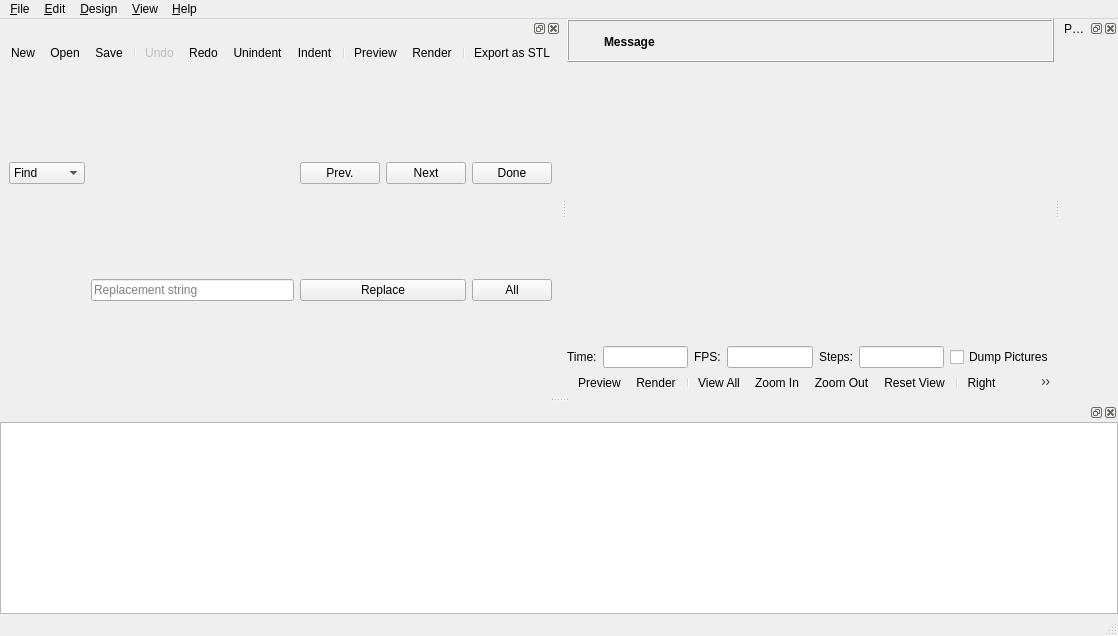
<?xml version="1.0" encoding="UTF-8"?>
<ui version="4.0">
 <class>MainWindow</class>
 <widget class="QMainWindow" name="MainWindow">
  <property name="geometry">
   <rect>
    <x>0</x>
    <y>0</y>
    <width>1118</width>
    <height>636</height>
   </rect>
  </property>
  <widget class="QWidget" name="centralwidget">
   <layout class="QVBoxLayout" name="verticalLayout_2">
    <property name="spacing">
     <number>0</number>
    </property>
    <property name="leftMargin">
     <number>0</number>
    </property>
    <property name="topMargin">
     <number>0</number>
    </property>
    <property name="rightMargin">
     <number>0</number>
    </property>
    <property name="bottomMargin">
     <number>0</number>
    </property>
    <item>
     <widget class="QWidget" name="mainWidget" native="true">
      <property name="sizePolicy">
       <sizepolicy hsizetype="Expanding" vsizetype="Expanding">
        <horstretch>0</horstretch>
        <verstretch>0</verstretch>
       </sizepolicy>
      </property>
      <layout class="QVBoxLayout" name="verticalLayout_3">
       <property name="spacing">
        <number>0</number>
       </property>
       <property name="leftMargin">
        <number>0</number>
       </property>
       <property name="topMargin">
        <number>0</number>
       </property>
       <property name="rightMargin">
        <number>0</number>
       </property>
       <property name="bottomMargin">
        <number>0</number>
       </property>
       <item>
        <widget class="QFrame" name="frameCompileResult">
         <property name="frameShape">
          <enum>QFrame::Box</enum>
         </property>
         <property name="frameShadow">
          <enum>QFrame::Raised</enum>
         </property>
         <layout class="QGridLayout" name="gridLayout_2">
          <property name="leftMargin">
           <number>6</number>
          </property>
          <property name="topMargin">
           <number>6</number>
          </property>
          <property name="rightMargin">
           <number>6</number>
          </property>
          <property name="bottomMargin">
           <number>4</number>
          </property>
          <property name="horizontalSpacing">
           <number>4</number>
          </property>
          <item row="0" column="1">
           <widget class="QLabel" name="labelCompileResultMessage">
            <property name="sizePolicy">
             <sizepolicy hsizetype="Preferred" vsizetype="Preferred">
              <horstretch>1</horstretch>
              <verstretch>0</verstretch>
             </sizepolicy>
            </property>
            <property name="font">
             <font>
              <weight>75</weight>
              <bold>true</bold>
             </font>
            </property>
            <property name="text">
             <string>Message</string>
            </property>
            <property name="wordWrap">
             <bool>true</bool>
            </property>
           </widget>
          </item>
          <item row="0" column="2">
           <widget class="QToolButton" name="toolButtonCompileResultClose">
            <property name="styleSheet">
             <string notr="true"/>
            </property>
            <property name="text">
             <string/>
            </property>
            <property name="icon">
             <iconset resource="../openscad.qrc">
              <normaloff>:/icons/close.png</normaloff>:/icons/close.png</iconset>
            </property>
            <property name="iconSize">
             <size>
              <width>22</width>
              <height>22</height>
             </size>
            </property>
            <property name="toolButtonStyle">
             <enum>Qt::ToolButtonIconOnly</enum>
            </property>
            <property name="autoRaise">
             <bool>true</bool>
            </property>
           </widget>
          </item>
          <item row="0" column="0">
           <widget class="QToolButton" name="toolButtonCompileResultIcon">
            <property name="styleSheet">
             <string notr="true">QToolButton { border: none; }</string>
            </property>
            <property name="text">
             <string/>
            </property>
            <property name="icon">
             <iconset resource="../openscad.qrc">
              <normaloff>:/icons/information-icons-error.png</normaloff>:/icons/information-icons-error.png</iconset>
            </property>
            <property name="iconSize">
             <size>
              <width>22</width>
              <height>22</height>
             </size>
            </property>
            <property name="autoRaise">
             <bool>false</bool>
            </property>
           </widget>
          </item>
         </layout>
        </widget>
       </item>
       <item>
        <widget class="QGLView" name="qglview" native="true">
         <property name="sizePolicy">
          <sizepolicy hsizetype="Expanding" vsizetype="Expanding">
           <horstretch>0</horstretch>
           <verstretch>0</verstretch>
          </sizepolicy>
         </property>
         <property name="minimumSize">
          <size>
           <width>200</width>
           <height>100</height>
          </size>
         </property>
        </widget>
       </item>
       <item>
        <widget class="QFrame" name="animate_panel">
         <property name="enabled">
          <bool>true</bool>
         </property>
         <property name="frameShape">
          <enum>QFrame::NoFrame</enum>
         </property>
         <property name="frameShadow">
          <enum>QFrame::Raised</enum>
         </property>
         <property name="lineWidth">
          <number>0</number>
         </property>
         <layout class="QHBoxLayout" name="horizontalLayoutAnimate">
          <property name="leftMargin">
           <number>0</number>
          </property>
          <property name="topMargin">
           <number>0</number>
          </property>
          <property name="rightMargin">
           <number>0</number>
          </property>
          <property name="bottomMargin">
           <number>0</number>
          </property>
          <item>
           <widget class="QLabel" name="label">
            <property name="text">
             <string>Time:</string>
            </property>
           </widget>
          </item>
          <item>
           <widget class="QLineEdit" name="e_tval"/>
          </item>
          <item>
           <widget class="QLabel" name="label_2">
            <property name="text">
             <string>FPS:</string>
            </property>
           </widget>
          </item>
          <item>
           <widget class="QLineEdit" name="e_fps"/>
          </item>
          <item>
           <widget class="QLabel" name="label_3">
            <property name="text">
             <string>Steps:</string>
            </property>
           </widget>
          </item>
          <item>
           <widget class="QLineEdit" name="e_fsteps"/>
          </item>
          <item>
           <widget class="QCheckBox" name="e_dump">
            <property name="text">
             <string>Dump Pictures</string>
            </property>
           </widget>
          </item>
         </layout>
        </widget>
       </item>
       <item>
        <widget class="QToolBar" name="viewerToolBar">
         <addaction name="designActionPreview"/>
         <addaction name="designActionRender"/>
         <addaction name="separator"/>
         <addaction name="viewActionViewAll"/>
         <addaction name="viewActionZoomIn"/>
         <addaction name="viewActionZoomOut"/>
         <addaction name="viewActionResetView"/>
         <addaction name="separator"/>
         <addaction name="viewActionRight"/>
         <addaction name="viewActionTop"/>
         <addaction name="viewActionBottom"/>
         <addaction name="viewActionLeft"/>
         <addaction name="viewActionFront"/>
         <addaction name="viewActionBack"/>
         <addaction name="separator"/>
         <addaction name="viewActionPerspective"/>
         <addaction name="viewActionOrthogonal"/>
         <addaction name="separator"/>
         <addaction name="viewActionShowAxes"/>
         <addaction name="viewActionShowScaleProportional"/>
         <addaction name="viewActionShowEdges"/>
        </widget>
       </item>
      </layout>
      <zorder>animate_panel</zorder>
      <zorder>qglview</zorder>
      <zorder>viewerToolBar</zorder>
      <zorder>frameCompileResult</zorder>
     </widget>
    </item>
   </layout>
  </widget>
  <widget class="QMenuBar" name="menubar">
   <property name="geometry">
    <rect>
     <x>0</x>
     <y>0</y>
     <width>1118</width>
     <height>17</height>
    </rect>
   </property>
   <widget class="QMenu" name="menu_File">
    <property name="title">
     <string>&amp;File</string>
    </property>
    <widget class="QMenu" name="menuOpenRecent">
     <property name="title">
      <string>Recen&amp;t Files</string>
     </property>
    </widget>
    <widget class="QMenu" name="menuExamples">
     <property name="title">
      <string>&amp;Examples</string>
     </property>
    </widget>
    <widget class="QMenu" name="menuExport">
     <property name="title">
      <string>E&amp;xport</string>
     </property>
     <addaction name="fileActionExportSTL"/>
     <addaction name="fileActionExportOFF"/>
     <addaction name="fileActionExportAMF"/>
     <addaction name="fileActionExportDXF"/>
     <addaction name="fileActionExportSVG"/>
     <addaction name="fileActionExportCSG"/>
     <addaction name="separator"/>
     <addaction name="fileActionExportImage"/>
    </widget>
    <addaction name="fileActionNew"/>
    <addaction name="fileActionOpen"/>
    <addaction name="menuOpenRecent"/>
    <addaction name="menuExamples"/>
    <addaction name="fileActionReload"/>
    <addaction name="fileActionClose"/>
    <addaction name="separator"/>
    <addaction name="fileActionSave"/>
    <addaction name="fileActionSaveAs"/>
    <addaction name="separator"/>
    <addaction name="menuExport"/>
    <addaction name="separator"/>
    <addaction name="fileShowLibraryFolder"/>
    <addaction name="separator"/>
    <addaction name="fileActionQuit"/>
   </widget>
   <widget class="QMenu" name="menu_Edit">
    <property name="title">
     <string>&amp;Edit</string>
    </property>
    <addaction name="editActionUndo"/>
    <addaction name="editActionRedo"/>
    <addaction name="separator"/>
    <addaction name="editActionCut"/>
    <addaction name="editActionCopy"/>
    <addaction name="editActionPaste"/>
    <addaction name="separator"/>
    <addaction name="editActionCopyViewport"/>
    <addaction name="separator"/>
    <addaction name="editActionIndent"/>
    <addaction name="editActionUnindent"/>
    <addaction name="editActionComment"/>
    <addaction name="editActionUncomment"/>
    <addaction name="editActionConvertTabsToSpaces"/>
    <addaction name="separator"/>
    <addaction name="editActionPasteVPT"/>
    <addaction name="editActionPasteVPR"/>
    <addaction name="separator"/>
    <addaction name="editActionFind"/>
    <addaction name="editActionFindAndReplace"/>
    <addaction name="editActionFindNext"/>
    <addaction name="editActionFindPrevious"/>
    <addaction name="editActionUseSelectionForFind"/>
    <addaction name="separator"/>
    <addaction name="editActionZoomTextIn"/>
    <addaction name="editActionZoomTextOut"/>
    <addaction name="editActionPreferences"/>
   </widget>
   <widget class="QMenu" name="menu_Design">
    <property name="title">
     <string>&amp;Design</string>
    </property>
    <addaction name="designActionAutoReload"/>
    <addaction name="designActionReloadAndPreview"/>
    <addaction name="designActionPreview"/>
    <addaction name="designActionRender"/>
    <addaction name="separator"/>
    <addaction name="designCheckValidity"/>
    <addaction name="designActionDisplayAST"/>
    <addaction name="designActionDisplayCSGTree"/>
    <addaction name="designActionDisplayCSGProducts"/>
    <addaction name="separator"/>
    <addaction name="designActionFlushCaches"/>
   </widget>
   <widget class="QMenu" name="menu_View">
    <property name="title">
     <string>&amp;View</string>
    </property>
    <addaction name="viewActionPreview"/>
    <addaction name="viewActionSurfaces"/>
    <addaction name="viewActionWireframe"/>
    <addaction name="viewActionThrownTogether"/>
    <addaction name="separator"/>
    <addaction name="viewActionShowEdges"/>
    <addaction name="viewActionShowAxes"/>
    <addaction name="viewActionShowScaleProportional"/>
    <addaction name="viewActionShowCrosshairs"/>
    <addaction name="viewActionAnimate"/>
    <addaction name="separator"/>
    <addaction name="viewActionTop"/>
    <addaction name="viewActionBottom"/>
    <addaction name="viewActionLeft"/>
    <addaction name="viewActionRight"/>
    <addaction name="viewActionFront"/>
    <addaction name="viewActionBack"/>
    <addaction name="viewActionDiagonal"/>
    <addaction name="viewActionCenter"/>
    <addaction name="viewActionViewAll"/>
    <addaction name="viewActionResetView"/>
    <addaction name="separator"/>
    <addaction name="viewActionZoomIn"/>
    <addaction name="viewActionZoomOut"/>
    <addaction name="separator"/>
    <addaction name="viewActionPerspective"/>
    <addaction name="viewActionOrthogonal"/>
    <addaction name="separator"/>
    <addaction name="viewActionHideToolBars"/>
    <addaction name="viewActionHideEditor"/>
    <addaction name="viewActionHideConsole"/>
    <addaction name="viewActionHideParameters"/>
   </widget>
   <widget class="QMenu" name="menuHelp">
    <property name="title">
     <string>&amp;Help</string>
    </property>
    <addaction name="helpActionAbout"/>
    <addaction name="helpActionHomepage"/>
    <addaction name="helpActionManual"/>
    <addaction name="helpActionCheatSheet"/>
    <addaction name="helpActionLibraryInfo"/>
    <addaction name="helpActionFontInfo"/>
   </widget>
   <addaction name="menu_File"/>
   <addaction name="menu_Edit"/>
   <addaction name="menu_Design"/>
   <addaction name="menu_View"/>
   <addaction name="menuHelp"/>
  </widget>
  <widget class="QStatusBar" name="statusbar">
   <property name="maximumSize">
    <size>
     <width>16777215</width>
     <height>23</height>
    </size>
   </property>
  </widget>
  <widget class="Dock" name="editorDock">
   <attribute name="dockWidgetArea">
    <number>1</number>
   </attribute>
   <widget class="QWidget" name="editorDockContents">
    <layout class="QVBoxLayout" name="verticalLayout">
     <property name="spacing">
      <number>0</number>
     </property>
     <property name="leftMargin">
      <number>0</number>
     </property>
     <property name="topMargin">
      <number>0</number>
     </property>
     <property name="rightMargin">
      <number>0</number>
     </property>
     <property name="bottomMargin">
      <number>0</number>
     </property>
     <item>
      <widget class="QToolBar" name="editortoolbar">
       <addaction name="fileActionNew"/>
       <addaction name="fileActionOpen"/>
       <addaction name="fileActionSave"/>
       <addaction name="separator"/>
       <addaction name="editActionUndo"/>
       <addaction name="editActionRedo"/>
       <addaction name="editActionUnindent"/>
       <addaction name="editActionIndent"/>
       <addaction name="separator"/>
       <addaction name="designActionPreview"/>
       <addaction name="designActionRender"/>
       <addaction name="separator"/>
       <addaction name="fileActionExportSTL"/>
      </widget>
     </item>
     <item>
      <widget class="QFrame" name="find_panel">
       <property name="enabled">
        <bool>true</bool>
       </property>
       <property name="sizePolicy">
        <sizepolicy hsizetype="Preferred" vsizetype="Minimum">
         <horstretch>0</horstretch>
         <verstretch>0</verstretch>
        </sizepolicy>
       </property>
       <property name="frameShape">
        <enum>QFrame::NoFrame</enum>
       </property>
       <property name="frameShadow">
        <enum>QFrame::Raised</enum>
       </property>
       <property name="lineWidth">
        <number>0</number>
       </property>
       <layout class="QGridLayout" name="gridLayout">
        <property name="topMargin">
         <number>0</number>
        </property>
        <property name="bottomMargin">
         <number>0</number>
        </property>
        <property name="verticalSpacing">
         <number>0</number>
        </property>
        <item row="0" column="0">
         <widget class="QComboBox" name="findTypeComboBox">
          <item>
           <property name="text">
            <string>Find</string>
           </property>
          </item>
          <item>
           <property name="text">
            <string>Replace</string>
           </property>
          </item>
         </widget>
        </item>
        <item row="0" column="1">
         <widget class="QWordSearchField" name="findInputField">
          <property name="placeholderText" stdset="0">
           <string>Search string</string>
          </property>
         </widget>
        </item>
        <item row="0" column="2">
         <widget class="QPushButton" name="findPrevButton">
          <property name="text">
           <string>Prev.</string>
          </property>
         </widget>
        </item>
        <item row="0" column="3">
         <widget class="QPushButton" name="findNextButton">
          <property name="text">
           <string>Next</string>
          </property>
         </widget>
        </item>
        <item row="0" column="4">
         <widget class="QPushButton" name="cancelButton">
          <property name="text">
           <string>Done</string>
          </property>
         </widget>
        </item>
        <item row="1" column="1">
         <widget class="QLineEdit" name="replaceInputField">
          <property name="placeholderText">
           <string>Replacement string</string>
          </property>
         </widget>
        </item>
        <item row="1" column="2" colspan="2">
         <widget class="QPushButton" name="replaceButton">
          <property name="text">
           <string>Replace</string>
          </property>
         </widget>
        </item>
        <item row="1" column="4">
         <widget class="QPushButton" name="replaceAllButton">
          <property name="text">
           <string>All</string>
          </property>
         </widget>
        </item>
       </layout>
      </widget>
     </item>
    </layout>
   </widget>
   <addaction name="editActionRedo_2"/>
  </widget>
  <widget class="Dock" name="consoleDock">
   <attribute name="dockWidgetArea">
    <number>8</number>
   </attribute>
   <widget class="QWidget" name="consoleDockContents">
    <layout class="QVBoxLayout" name="verticalLayout_5">
     <property name="leftMargin">
      <number>0</number>
     </property>
     <property name="topMargin">
      <number>0</number>
     </property>
     <property name="rightMargin">
      <number>0</number>
     </property>
     <property name="bottomMargin">
      <number>0</number>
     </property>
     <item>
      <widget class="QTextEdit" name="console">
       <property name="minimumSize">
        <size>
         <width>10</width>
         <height>10</height>
        </size>
       </property>
       <property name="focusPolicy">
        <enum>Qt::ClickFocus</enum>
       </property>
       <property name="readOnly">
        <bool>true</bool>
       </property>
      </widget>
     </item>
    </layout>
   </widget>
  </widget>
  <widget class="Dock" name="parameterDock">
   <property name="windowTitle">
    <string>Parameter Widget</string>
   </property>
   <attribute name="dockWidgetArea">
    <number>2</number>
   </attribute>
   <widget class="QWidget" name="dockWidgetContents">
    <layout class="QGridLayout" name="gridLayout_2">
     <property name="leftMargin">
      <number>0</number>
     </property>
     <property name="topMargin">
      <number>0</number>
     </property>
     <property name="rightMargin">
      <number>0</number>
     </property>
     <property name="bottomMargin">
      <number>0</number>
     </property>
     <property name="spacing">
      <number>0</number>
     </property>
     <item row="0" column="0">
      <widget class="ParameterWidget" name="parameterWidget" native="true"/>
     </item>
    </layout>
   </widget>
  </widget>
  <action name="fileActionNew">
   <property name="icon">
    <iconset resource="../openscad.qrc">
     <normaloff>:/images/blackNew.png</normaloff>:/images/blackNew.png</iconset>
   </property>
   <property name="text">
    <string>&amp;New</string>
   </property>
   <property name="shortcut">
    <string>Ctrl+N</string>
   </property>
  </action>
  <action name="fileActionOpen">
   <property name="icon">
    <iconset resource="../openscad.qrc">
     <normaloff>:/images/Open-32.png</normaloff>:/images/Open-32.png</iconset>
   </property>
   <property name="text">
    <string>&amp;Open...</string>
   </property>
   <property name="shortcut">
    <string>Ctrl+O</string>
   </property>
  </action>
  <action name="fileActionSave">
   <property name="icon">
    <iconset resource="../openscad.qrc">
     <normaloff>:/images/Save-32.png</normaloff>:/images/Save-32.png</iconset>
   </property>
   <property name="text">
    <string>&amp;Save</string>
   </property>
   <property name="shortcut">
    <string>Ctrl+S</string>
   </property>
  </action>
  <action name="fileActionSaveAs">
   <property name="text">
    <string>Save &amp;As...</string>
   </property>
   <property name="shortcut">
    <string>Ctrl+Shift+S</string>
   </property>
  </action>
  <action name="fileActionReload">
   <property name="text">
    <string>&amp;Reload</string>
   </property>
   <property name="shortcut">
    <string>Ctrl+R</string>
   </property>
  </action>
  <action name="fileActionQuit">
   <property name="text">
    <string>&amp;Quit</string>
   </property>
   <property name="shortcut">
    <string>Ctrl+Q</string>
   </property>
   <property name="menuRole">
    <enum>QAction::QuitRole</enum>
   </property>
  </action>
  <action name="editActionUndo">
   <property name="enabled">
    <bool>false</bool>
   </property>
   <property name="icon">
    <iconset resource="../openscad.qrc">
     <normaloff>:/images/Command-Undo-32.png</normaloff>:/images/Command-Undo-32.png</iconset>
   </property>
   <property name="text">
    <string>&amp;Undo</string>
   </property>
   <property name="shortcut">
    <string>Ctrl+Z</string>
   </property>
   <property name="shortcutContext">
    <enum>Qt::WidgetWithChildrenShortcut</enum>
   </property>
  </action>
  <action name="editActionRedo">
   <property name="icon">
    <iconset resource="../openscad.qrc">
     <normaloff>:/images/Command-Redo-32.png</normaloff>:/images/Command-Redo-32.png</iconset>
   </property>
   <property name="text">
    <string>&amp;Redo</string>
   </property>
   <property name="shortcut">
    <string>Ctrl+Shift+Z</string>
   </property>
   <property name="shortcutContext">
    <enum>Qt::WidgetWithChildrenShortcut</enum>
   </property>
  </action>
  <action name="editActionRedo_2">
   <property name="shortcut">
    <string>Ctrl+Y</string>
   </property>
   <property name="shortcutContext">
    <enum>Qt::WidgetWithChildrenShortcut</enum>
   </property>
  </action>
  <action name="editActionCut">
   <property name="text">
    <string>Cu&amp;t</string>
   </property>
   <property name="shortcut">
    <string>Ctrl+X</string>
   </property>
   <property name="shortcutContext">
    <enum>Qt::WidgetWithChildrenShortcut</enum>
   </property>
  </action>
  <action name="editActionCopy">
   <property name="text">
    <string>&amp;Copy</string>
   </property>
   <property name="shortcut">
    <string>Ctrl+C</string>
   </property>
   <property name="shortcutContext">
    <enum>Qt::WidgetWithChildrenShortcut</enum>
   </property>
  </action>
  <action name="editActionPaste">
   <property name="text">
    <string>&amp;Paste</string>
   </property>
   <property name="shortcut">
    <string>Ctrl+V</string>
   </property>
   <property name="shortcutContext">
    <enum>Qt::WidgetWithChildrenShortcut</enum>
   </property>
  </action>
  <action name="editActionIndent">
   <property name="icon">
    <iconset resource="../openscad.qrc">
     <normaloff>:/images/Increase-Indent-32.png</normaloff>:/images/Increase-Indent-32.png</iconset>
   </property>
   <property name="text">
    <string>&amp;Indent</string>
   </property>
   <property name="shortcut">
    <string>Ctrl+I</string>
   </property>
  </action>
  <action name="editActionComment">
   <property name="text">
    <string>C&amp;omment</string>
   </property>
   <property name="shortcut">
    <string>Ctrl+D</string>
   </property>
  </action>
  <action name="editActionUncomment">
   <property name="text">
    <string>Unco&amp;mment</string>
   </property>
   <property name="shortcut">
    <string>Ctrl+Shift+D</string>
   </property>
  </action>
  <action name="editActionPasteVPT">
   <property name="text">
    <string>P&amp;aste viewport translation</string>
   </property>
   <property name="shortcut">
    <string>Ctrl+T</string>
   </property>
  </action>
  <action name="editActionPasteVPR">
   <property name="text">
    <string>Past&amp;e viewport rotation</string>
   </property>
  </action>
  <action name="editActionZoomTextIn">
   <property name="text">
    <string>Increase Font &amp;Size</string>
   </property>
   <property name="shortcut">
    <string>Ctrl++</string>
   </property>
  </action>
  <action name="editActionZoomTextOut">
   <property name="text">
    <string>Decrease Font Si&amp;ze</string>
   </property>
   <property name="shortcut">
    <string>Ctrl+-</string>
   </property>
  </action>
  <action name="viewActionHideEditor">
   <property name="checkable">
    <bool>true</bool>
   </property>
   <property name="text">
    <string>H&amp;ide editor</string>
   </property>
  </action>
  <action name="designActionReloadAndPreview">
   <property name="text">
    <string>&amp;Reload and Preview</string>
   </property>
   <property name="shortcut">
    <string>F4</string>
   </property>
  </action>
  <action name="designActionPreview">
   <property name="icon">
    <iconset resource="../openscad.qrc">
     <normaloff>:/images/preview-32.png</normaloff>:/images/preview-32.png</iconset>
   </property>
   <property name="text">
    <string>&amp;Preview</string>
   </property>
   <property name="shortcut">
    <string>F5</string>
   </property>
  </action>
  <action name="designActionRender">
   <property name="icon">
    <iconset resource="../openscad.qrc">
     <normaloff>:/images/render-32.png</normaloff>:/images/render-32.png</iconset>
   </property>
   <property name="text">
    <string>R&amp;ender</string>
   </property>
   <property name="shortcut">
    <string>F6</string>
   </property>
  </action>
  <action name="designCheckValidity">
   <property name="text">
    <string>&amp;Check Validity</string>
   </property>
  </action>
  <action name="designActionDisplayAST">
   <property name="text">
    <string>Display A&amp;ST...</string>
   </property>
  </action>
  <action name="designActionDisplayCSGTree">
   <property name="text">
    <string>Display CSG &amp;Tree...</string>
   </property>
  </action>
  <action name="designActionDisplayCSGProducts">
   <property name="text">
    <string>Display CSG Pr&amp;oducts...</string>
   </property>
  </action>
  <action name="fileActionExportSTL">
   <property name="icon">
    <iconset resource="../openscad.qrc">
     <normaloff>:/images/STL.png</normaloff>:/images/STL.png</iconset>
   </property>
   <property name="text">
    <string>Export as &amp;STL...</string>
   </property>
  </action>
  <action name="fileActionExportOFF">
   <property name="icon">
    <iconset resource="../openscad.qrc">
     <normaloff>:/images/OFF.png</normaloff>:/images/OFF.png</iconset>
   </property>
   <property name="text">
    <string>Export as &amp;OFF...</string>
   </property>
  </action>
  <action name="viewActionPreview">
   <property name="checkable">
    <bool>true</bool>
   </property>
   <property name="text">
    <string>Preview</string>
   </property>
   <property name="shortcut">
    <string>F9</string>
   </property>
  </action>
  <action name="viewActionSurfaces">
   <property name="checkable">
    <bool>true</bool>
   </property>
   <property name="text">
    <string>Surfaces</string>
   </property>
   <property name="shortcut">
    <string>F10</string>
   </property>
  </action>
  <action name="viewActionWireframe">
   <property name="checkable">
    <bool>true</bool>
   </property>
   <property name="text">
    <string>Wireframe</string>
   </property>
   <property name="shortcut">
    <string>F11</string>
   </property>
  </action>
  <action name="viewActionThrownTogether">
   <property name="checkable">
    <bool>true</bool>
   </property>
   <property name="text">
    <string>Thrown Together</string>
   </property>
   <property name="shortcut">
    <string>F12</string>
   </property>
  </action>
  <action name="viewActionShowEdges">
   <property name="checkable">
    <bool>true</bool>
   </property>
   <property name="icon">
    <iconset resource="../openscad.qrc">
     <normaloff>:/images/Rotation-32.png</normaloff>:/images/Rotation-32.png</iconset>
   </property>
   <property name="text">
    <string>Show Edges</string>
   </property>
   <property name="shortcut">
    <string>Ctrl+1</string>
   </property>
  </action>
  <action name="viewActionShowAxes">
   <property name="checkable">
    <bool>true</bool>
   </property>
   <property name="icon">
    <iconset resource="../openscad.qrc">
     <normaloff>:/images/blackaxes.png</normaloff>:/images/blackaxes.png</iconset>
   </property>
   <property name="text">
    <string>Show Axes</string>
   </property>
   <property name="shortcut">
    <string>Ctrl+2</string>
   </property>
  </action>
  <action name="viewActionShowCrosshairs">
   <property name="checkable">
    <bool>true</bool>
   </property>
   <property name="icon">
    <iconset resource="../openscad.qrc">
     <normaloff>:/images/cross.png</normaloff>:/images/cross.png</iconset>
   </property>
   <property name="text">
    <string>Show Crosshairs</string>
   </property>
   <property name="shortcut">
    <string>Ctrl+3</string>
   </property>
  </action>
  <action name="viewActionShowScaleProportional">
   <property name="checkable">
    <bool>true</bool>
   </property>
   <property name="icon">
    <iconset resource="../openscad.qrc">
     <normaloff>:/images/scalemarkers.png</normaloff>:/images/scalemarkers.png</iconset>
   </property>
   <property name="text">
    <string>Show Scale Markers</string>
   </property>
  </action>
  <action name="viewActionAnimate">
   <property name="checkable">
    <bool>true</bool>
   </property>
   <property name="text">
    <string>Animate</string>
   </property>
  </action>
  <action name="viewActionTop">
   <property name="icon">
    <iconset resource="../openscad.qrc">
     <normaloff>:/images/blackUp.png</normaloff>:/images/blackUp.png</iconset>
   </property>
   <property name="text">
    <string>&amp;Top</string>
   </property>
   <property name="shortcut">
    <string>Ctrl+4</string>
   </property>
  </action>
  <action name="viewActionBottom">
   <property name="icon">
    <iconset resource="../openscad.qrc">
     <normaloff>:/images/blackbottom.png</normaloff>:/images/blackbottom.png</iconset>
   </property>
   <property name="text">
    <string>&amp;Bottom</string>
   </property>
   <property name="shortcut">
    <string>Ctrl+5</string>
   </property>
  </action>
  <action name="viewActionLeft">
   <property name="icon">
    <iconset resource="../openscad.qrc">
     <normaloff>:/images/blackleft (copy).png</normaloff>:/images/blackleft (copy).png</iconset>
   </property>
   <property name="text">
    <string>&amp;Left</string>
   </property>
   <property name="shortcut">
    <string>Ctrl+6</string>
   </property>
  </action>
  <action name="viewActionRight">
   <property name="icon">
    <iconset resource="../openscad.qrc">
     <normaloff>:/images/rightright.png</normaloff>:/images/rightright.png</iconset>
   </property>
   <property name="text">
    <string>&amp;Right</string>
   </property>
   <property name="shortcut">
    <string>Ctrl+7</string>
   </property>
  </action>
  <action name="viewActionFront">
   <property name="icon">
    <iconset resource="../openscad.qrc">
     <normaloff>:/images/blackfront.png</normaloff>:/images/blackfront.png</iconset>
   </property>
   <property name="text">
    <string>&amp;Front</string>
   </property>
   <property name="shortcut">
    <string>Ctrl+8</string>
   </property>
  </action>
  <action name="viewActionBack">
   <property name="icon">
    <iconset resource="../openscad.qrc">
     <normaloff>:/images/blackback.png</normaloff>:/images/blackback.png</iconset>
   </property>
   <property name="text">
    <string>Bac&amp;k</string>
   </property>
   <property name="shortcut">
    <string>Ctrl+9</string>
   </property>
  </action>
  <action name="viewActionDiagonal">
   <property name="text">
    <string>&amp;Diagonal</string>
   </property>
   <property name="shortcut">
    <string>Ctrl+0</string>
   </property>
  </action>
  <action name="viewActionCenter">
   <property name="text">
    <string>Ce&amp;nter</string>
   </property>
  </action>
  <action name="viewActionPerspective">
   <property name="checkable">
    <bool>true</bool>
   </property>
   <property name="icon">
    <iconset resource="../openscad.qrc">
     <normaloff>:/images/perspective1.png</normaloff>:/images/perspective1.png</iconset>
   </property>
   <property name="text">
    <string>&amp;Perspective</string>
   </property>
  </action>
  <action name="viewActionOrthogonal">
   <property name="checkable">
    <bool>true</bool>
   </property>
   <property name="icon">
    <iconset resource="../openscad.qrc">
     <normaloff>:/images/orthogonal.png</normaloff>:/images/orthogonal.png</iconset>
   </property>
   <property name="text">
    <string>&amp;Orthogonal</string>
   </property>
  </action>
  <action name="viewActionHideConsole">
   <property name="checkable">
    <bool>true</bool>
   </property>
   <property name="text">
    <string>H&amp;ide console</string>
   </property>
  </action>
  <action name="helpActionAbout">
   <property name="enabled">
    <bool>true</bool>
   </property>
   <property name="text">
    <string>&amp;About</string>
   </property>
   <property name="menuRole">
    <enum>QAction::AboutRole</enum>
   </property>
  </action>
  <action name="helpActionManual">
   <property name="text">
    <string>&amp;Documentation</string>
   </property>
  </action>
  <action name="fileActionClearRecent">
   <property name="text">
    <string>Clear Recent</string>
   </property>
  </action>
  <action name="fileActionExportDXF">
   <property name="icon">
    <iconset resource="../openscad.qrc">
     <normaloff>:/images/DXF.png</normaloff>:/images/DXF.png</iconset>
   </property>
   <property name="text">
    <string>Export as &amp;DXF...</string>
   </property>
  </action>
  <action name="fileActionClose">
   <property name="text">
    <string>&amp;Close</string>
   </property>
   <property name="shortcut">
    <string>Ctrl+W</string>
   </property>
  </action>
  <action name="editActionPreferences">
   <property name="text">
    <string>&amp;Preferences</string>
   </property>
   <property name="menuRole">
    <enum>QAction::PreferencesRole</enum>
   </property>
  </action>
  <action name="editActionFind">
   <property name="text">
    <string>&amp;Find...</string>
   </property>
   <property name="shortcut">
    <string>Ctrl+F</string>
   </property>
  </action>
  <action name="editActionFindAndReplace">
   <property name="text">
    <string>Fin&amp;d and Replace...</string>
   </property>
   <property name="shortcut">
    <string>Ctrl+Alt+F</string>
   </property>
  </action>
  <action name="editActionFindNext">
   <property name="text">
    <string>Find Ne&amp;xt</string>
   </property>
   <property name="shortcut">
    <string>Ctrl+G</string>
   </property>
  </action>
  <action name="editActionFindPrevious">
   <property name="text">
    <string>Find Pre&amp;vious</string>
   </property>
   <property name="shortcut">
    <string>Ctrl+Shift+G</string>
   </property>
  </action>
  <action name="editActionUseSelectionForFind">
   <property name="text">
    <string>Use Se&amp;lection for Find</string>
   </property>
   <property name="shortcut">
    <string>Ctrl+E</string>
   </property>
  </action>
  <action name="designActionFlushCaches">
   <property name="text">
    <string>&amp;Flush Caches</string>
   </property>
  </action>
  <action name="helpActionHomepage">
   <property name="text">
    <string>&amp;OpenSCAD Homepage</string>
   </property>
  </action>
  <action name="designActionAutoReload">
   <property name="checkable">
    <bool>true</bool>
   </property>
   <property name="text">
    <string>&amp;Automatic Reload and Preview</string>
   </property>
  </action>
  <action name="fileActionExportImage">
   <property name="icon">
    <iconset resource="../openscad.qrc">
     <normaloff>:/images/PNG.png</normaloff>:/images/PNG.png</iconset>
   </property>
   <property name="text">
    <string>Export as &amp;Image...</string>
   </property>
  </action>
  <action name="fileActionExportCSG">
   <property name="icon">
    <iconset resource="../openscad.qrc">
     <normaloff>:/images/CSG.png</normaloff>:/images/CSG.png</iconset>
   </property>
   <property name="text">
    <string>Export as &amp;CSG...</string>
   </property>
  </action>
  <action name="helpActionLibraryInfo">
   <property name="text">
    <string>&amp;Library info</string>
   </property>
  </action>
  <action name="fileShowLibraryFolder">
   <property name="text">
    <string>Show &amp;Library Folder...</string>
   </property>
  </action>
  <action name="viewActionResetView">
   <property name="icon">
    <iconset resource="../openscad.qrc">
     <normaloff>:/images/Command-Reset-32.png</normaloff>:/images/Command-Reset-32.png</iconset>
   </property>
   <property name="text">
    <string>Reset View</string>
   </property>
  </action>
  <action name="helpActionFontInfo">
   <property name="text">
    <string>&amp;Font List</string>
   </property>
  </action>
  <action name="fileActionExportSVG">
   <property name="icon">
    <iconset resource="../openscad.qrc">
     <normaloff>:/images/CSG.png</normaloff>:/images/CSG.png</iconset>
   </property>
   <property name="text">
    <string>Export as S&amp;VG...</string>
   </property>
  </action>
  <action name="fileActionExportAMF">
   <property name="icon">
    <iconset resource="../openscad.qrc">
     <normaloff>:/images/AMF.png</normaloff>:/images/AMF.png</iconset>
   </property>
   <property name="text">
    <string>Export as &amp;AMF...</string>
   </property>
  </action>
  <action name="viewActionZoomIn">
   <property name="icon">
    <iconset resource="../openscad.qrc">
     <normaloff>:/images/zoomin.png</normaloff>:/images/zoomin.png</iconset>
   </property>
   <property name="text">
    <string>Zoom In</string>
   </property>
   <property name="shortcut">
    <string>Ctrl+]</string>
   </property>
  </action>
  <action name="viewActionZoomOut">
   <property name="icon">
    <iconset resource="../openscad.qrc">
     <normaloff>:/images/zoomout.png</normaloff>:/images/zoomout.png</iconset>
   </property>
   <property name="text">
    <string>Zoom Out</string>
   </property>
   <property name="shortcut">
    <string>Ctrl+[</string>
   </property>
  </action>
  <action name="viewActionViewAll">
   <property name="icon">
    <iconset resource="../openscad.qrc">
     <normaloff>:/images/zoom-all.png</normaloff>:/images/zoom-all.png</iconset>
   </property>
   <property name="text">
    <string>View All</string>
   </property>
   <property name="shortcut">
    <string>Ctrl+Shift+V</string>
   </property>
  </action>
  <action name="editActionConvertTabsToSpaces">
   <property name="text">
    <string>Conv&amp;ert Tabs to Spaces</string>
   </property>
  </action>
  <action name="viewActionHideToolBars">
   <property name="checkable">
    <bool>true</bool>
   </property>
   <property name="text">
    <string>Hide toolbars</string>
   </property>
  </action>
  <action name="editActionUnindent">
   <property name="icon">
    <iconset resource="../openscad.qrc">
     <normaloff>:/images/Decrease-Indent-32.png</normaloff>:/images/Decrease-Indent-32.png</iconset>
   </property>
   <property name="text">
    <string>U&amp;nindent</string>
   </property>
   <property name="shortcut">
    <string>Ctrl+Shift+I</string>
   </property>
  </action>
  <action name="helpActionCheatSheet">
   <property name="text">
    <string>&amp;Cheat Sheet</string>
   </property>
  </action>
  <action name="editActionCopyViewport">
   <property name="text">
    <string>Copy Viewport</string>
   </property>
   <property name="shortcut">
    <string>Ctrl+Shift+C</string>
   </property>
  </action>
  <action name="viewActionHideParameters">
   <property name="checkable">
    <bool>true</bool>
   </property>
   <property name="checked">
    <bool>true</bool>
   </property>
   <property name="text">
    <string>Hide Customizer</string>
   </property>
  </action>
 </widget>
 <customwidgets>
  <customwidget>
   <class>QGLView</class>
   <extends>QWidget</extends>
   <header>QGLView.h</header>
   <container>1</container>
  </customwidget>
  <customwidget>
   <class>Dock</class>
   <extends>QDockWidget</extends>
   <header>Dock.h</header>
   <container>1</container>
  </customwidget>
  <customwidget>
   <class>ParameterWidget</class>
   <extends>QWidget</extends>
   <header>parameter/ParameterWidget.h</header>
   <container>1</container>
  </customwidget>
  <customwidget>
   <class>QWordSearchField</class>
   <extends>QFrame</extends>
   <header>QWordSearchField.h</header>
   <container>1</container>
  </customwidget>
 </customwidgets>
 <resources>
  <include location="../openscad.qrc"/>
 </resources>
 <connections>
  <connection>
   <sender>fileActionClose</sender>
   <signal>triggered()</signal>
   <receiver>MainWindow</receiver>
   <slot>close()</slot>
   <hints>
    <hint type="sourcelabel">
     <x>-1</x>
     <y>-1</y>
    </hint>
    <hint type="destinationlabel">
     <x>340</x>
     <y>323</y>
    </hint>
   </hints>
  </connection>
 </connections>
</ui>
